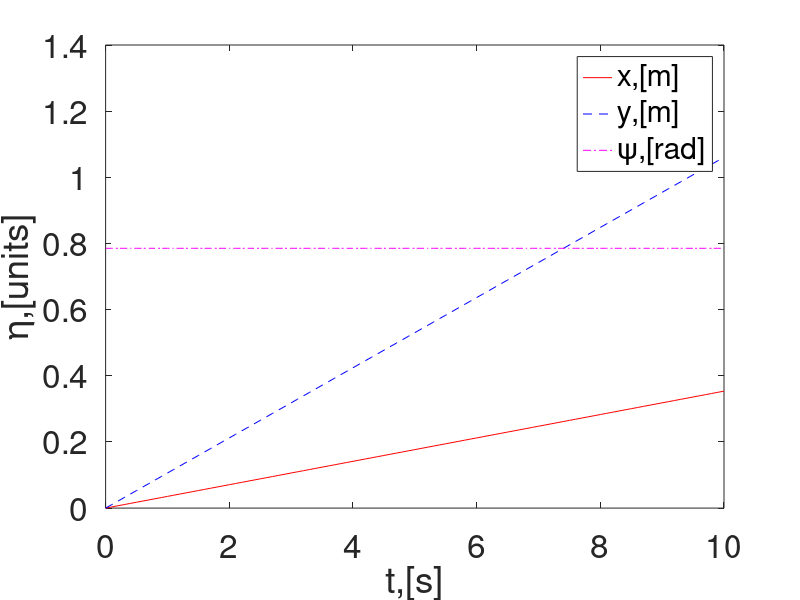

This chart was generated by the following MATLAB code:
%% Kinematic simulation of a land-base mobile robot
clear all ; clc; close all;

%% Simulation parameters
dt =0.1; % Step size
ts =10; % Simulation time
t = 0:dt:ts; % Time span

%% Intial Conditions
x0 =  0;
y0 = 0;
psi0 = pi/4;

eta0 = [x0;y0;psi0];

eta(:,1) = eta0;

%% Loop starts here
for i = 1:length(t)
    psi = eta(3,i); %current orientation in rad.
    %Jacobian mattrix
    J_psi = [cos(psi) ,-sin(psi),0;
             sin(psi) , cos(psi),0;
             0,0,1];
    u=0.1;% x-axis velocity with respect to B frame
    v=0.05;% y-axis velocity with respect to B frame
    r=0;% anglelar velocity with respect to B frame
    
    zeta(:,i) =[u;v;r];
    
    eta_dot(:,i) =J_psi* zeta(:,i);
    
    eta(:,i+1)= eta(:,i) +dt* eta_dot(:,i); %Euler mothod
    
end

%% Plotting function
% figure
% plot(t, eta(1,1:i),'r-');
% set(gca,'fontsize',12)
% xlabel('t,[s]');
% ylabel('x,[m]');
% 
% figure
% plot(t, eta(2,1:i),'b-');
% set(gca,'fontsize',12)
% xlabel('t,[s]');
% ylabel('y,[m]');
% 
% figure
% plot(t, eta(3,1:i),'g-');
% set(gca,'fontsize',12)
% xlabel('t,[s]');
% ylabel('\psi,[rad]');

figure
plot(t,eta(1,1:i),'r-');
hold on
plot(t,eta(2,1:i),'b--');
plot(t,eta(3,1:i),'m-.');
legend('x,[m]','y,[m]','\psi,[rad]');
set(gca,'fontsize',24)
xlabel('t,[s]');
ylabel('\eta,[units]');
